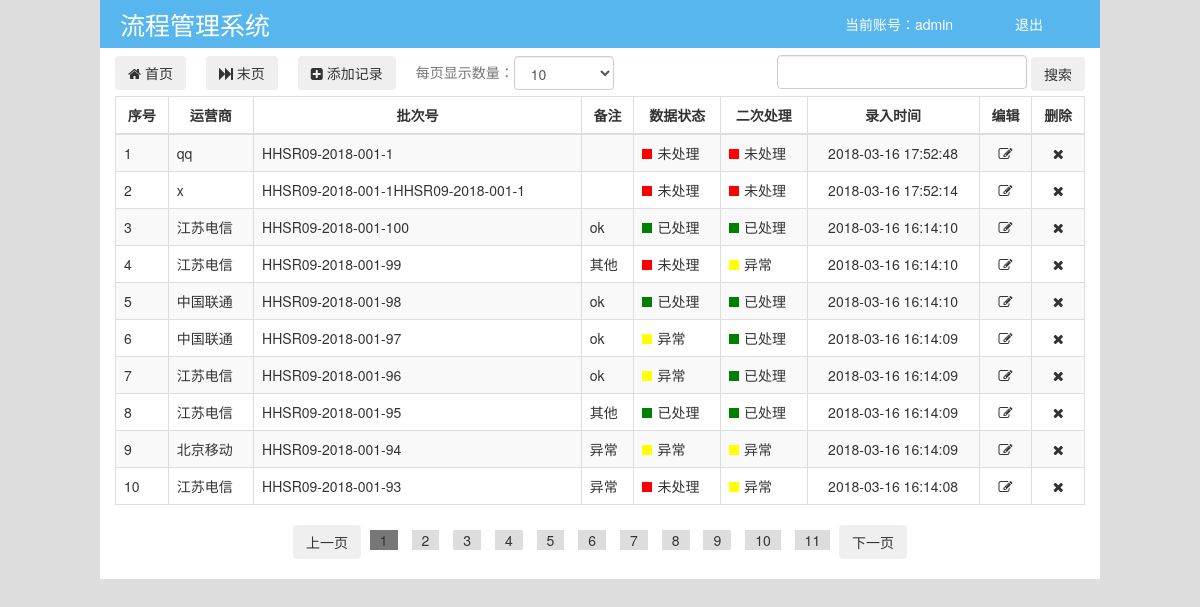
The page / (signed in) on the database as committed earlier.
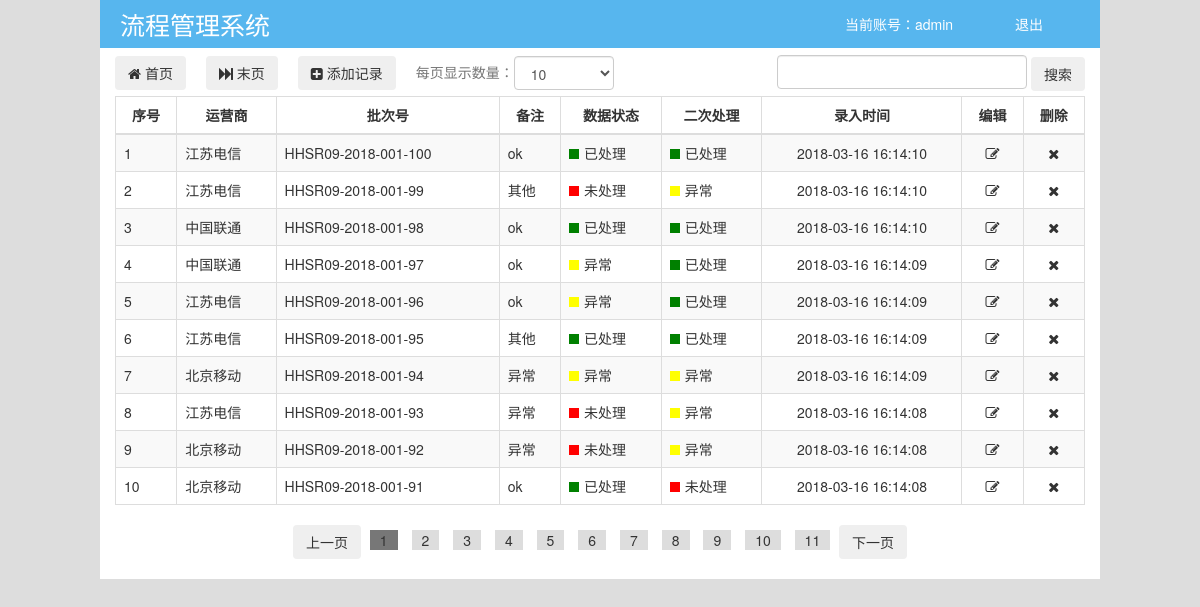
The same page on the database as committed later.
### worksite/models.py (models this page shows)
class Item(models.Model):
    uid = models.AutoField(primary_key=True)
    title = models.CharField(max_length=64)  # 订单号
    area = models.CharField(max_length=64)  # 订单地区
    time = models.DateTimeField(default = timezone.now)   # 添加时间，
    data = models.ForeignKey("State", to_field="uid", on_delete=models.CASCADE,
                             default=1, related_name="data_state")  # 数据状态
    handle = models.ForeignKey("State", to_field="uid", on_delete=models.CASCADE,
                               default=1, related_name="handle_state")  # 二次处理状态
    content = models.TextField()    # 备注

class State(models.Model):
    uid = models.AutoField(primary_key=True)
    state_name = models.CharField(max_length=12) # 状态名

### worksite/views.py (the view, shortened to what this page needs)
# urls.py: path("", views.Index.as_view()),
@method_decorator(auth, name="dispatch")
class Index(View):
    def get(self, request):
        page = int(request.GET.get("page", "1"))
        per_page = int(request.COOKIES.get("per_page", "10"))
        start = (page-1) * per_page
        end = per_page + start
        items_all = models.Item.objects.all().order_by("-time")
        items = items_all[start : end]
        states = models.State.objects.all()
        print("index-get")
        paging =Page(len(items_all), per_page)
        total = paging.getTotalPage()
        if total < page:  # 如果当前页大于总页数，则跳转到首页
            return redirect("/")
        pages = paging.getPages(page)
        prev_page = paging.getPrevPage(page)
        next_page = paging.getNextPage(page)
        dct = {
            "items": items,
            "states": states,
            "total": total,
            "pages": pages,
            "prev_page": prev_page,
            "next_page": next_page,
            "current_page": page
        }
        return render(request, "index.html", dct)

### utils/pagination.py (called while the page is built)
    def getTotalPage(self):
        total, remainder = divmod(self.data_length, self.per_page)
        if remainder > 0:
            total += 1
        print(total)
        return total

    def getPages(self, current_page, show_page = 10):
        half = int(show_page/2)
        print(half)
        if self.total <= show_page:  # 总页数小于每页数量
                pages = [i for i in range(1 , self.total + 1)]
        elif current_page < half + 1:  # 前几页
            pages = [i for i in range(1, show_page + 2)]   # 1-12
            print("111")
        elif current_page > self.total - half:  # 后几页
            pages = [i for i in range(self.total - show_page , self.total + 1)]  # (100-10 101)
            print("current_page",current_page)
            print("self.total - half", self.total - half)
            print("222")
        else:  # 中间页
            pages = [i for i in range(current_page - half , current_page + half+1)] #
            print("333")
        return pages

    def getPrevPage(self, current_page):
        prev_page = current_page - 1
        if prev_page <= 0:
            prev_page = 1
        return prev_page

    def getNextPage(self, current_page):
        next_page = current_page + 1
        if next_page >= self.total:
            next_page = self.total
        return next_page

### worksite/views.py (called while the page is built)
def auth(func):
    def inner(request, *args, **kwargs):
        username = request.session.get("username")
        print("auth-username: ", username)
        if username:
            return func(request, *args, **kwargs)
        else:
            return redirect("/login")
    return inner

### templates/index.html (shortened to what this page needs)
<!DOCTYPE html>
<html lang="en">
<head>
    <link rel="stylesheet" type="text/css" href="/static/bootstrap-3.3.7-dist/css/bootstrap.min.css">
    <link rel="stylesheet" type="text/css" href="/static/font-awesome-4.7.0/css/font-awesome.min.css">
    <link rel="stylesheet" type="text/css" href="/static/css/index.css">
</head>
<body>
    <div class="pg-main">
    <div class="pg-head">
        <div class="left">流程管理系统</div>
        <div class="right"><a href="/logout" class="logout">退出</a></div>
        <div class="username">当前账号：{{ request.session.username }}</div>
    </div>
    <div class="pg-body">
    <div class="pg-tool">
        <button class="btn left element" ><a href="/"><i class="fa fa-home" aria-hidden="true"></i> 首页</a></button>
        {% block tool%}
        <button class="btn left element" ><a href="/?page={{ total }}"><i class="fa fa-fast-forward" aria-hidden="true"></i> 末页</a></button>
        <button class="btn left element" id="add-item" data-toggle="modal" data-target="#add-mode"><i id="add-item" class="fa fa-plus-square" aria-hidden="true"></i> 添加记录</button>
        <span class="left tip">每页显示数量：</span>
        <select id="per_page" class="form-control status-select left element">
        </select>
        {% endblock %}
        <form action="/search" method="get" style="display: inline;" class="right">
        <input type="text" name="search-title" class="form-control">
        <input type="submit" class="btn" value=搜索>
        </form>
    </div>
    <table class="table table-striped table-bordered">
        <thead><tr><th>序号</th><th>运营商</th><th>批次号</th><th>备注</th><th>数据状态</th><th>二次处理</th><th>录入时间</th><th>编辑</th><th>删除</th></tr></thead>
        <tbody>
            {% for item in items %}
             <tr item-id="{{ item.uid }}">
                <td>{{ forloop.counter }}</td>
                <td name='item-area'>{{ item.area }}</td>
                <td name='item-title'>{{ item.title }}</td>
                <td name='item-content'>{{ item.content }}</td>
                <td name='item-data' class="status"><span class="status-box"></span>{{ item.data.state_name }}</td>
                <td name='item-handle' class="status"><span class="status-box"></span>{{ item.handle.state_name }}</td>
                <td name='item-time' class="center">{{ item.time|date:"Y-m-d H:i:s" }}</td>
                <td name='item-eidt' class="center"><i class="fa fa-edit edit" aria-hidden="true" data-toggle="modal" data-target="#eidt-mode"></i></td>
                <td name='item-delete' class="center"><i class="fa fa-close delete" aria-hidden="true" data-toggle="modal" data-target="#delete-mode"></i></td>
             </tr>
            {% endfor %}
        </tbody>
    </table>
{% block page_list %}
<div class="page">
    <button class="btn"><a href="/?page={{ prev_page }}">上一页</a></button>
    {% for page in pages %}
    {% ifequal page current_page %}
    <a class="current" href="/?page={{ page }}">{{ page }}</a>
    {% else %}
    <a class="num" href="/?page={{ page }}">{{ page }}</a>
    {% endifequal %}
    {% endfor %}
    <button class="btn"><a href="/?page={{ next_page }}">下一页</a></button>
</div>
{% endblock %}
</div> </div>
</body>
</html>

### static/css/index.css (style rules this page uses)
body { background-color: #ddd; }
.status-box { display: inline-block; width: 10px; height: 10px; margin-right: 5px; }
.green { background-color: green; }
.red { background-color: red; }
.yellow { background-color: yellow }

### templates/index.html (style rules this page uses)
.pg-main { width: 1000px; margin: 0 auto; background-color: white; }
.pg-head { height:48px; line-height: 48px; background-color: rgba(0, 145, 230, 0.66); margin: 0 auto; }
.pg-body { padding: 0 15px 20px; }
.pg-head .left { height:40px; margin-left: 20px; float:left; color:white; overflow: hide; font-size:25px; }
.pg-head .username { width:150px; height:40px; margin-right: 5px; float:right; color:white; overflow: hide; }
.pg-head .right { width:100px; height:40px; float:right; color:white; overflow: hide; cursor: pointer; }
.pg-head .right .logout { display: inline-block; padding: 0px 15px; color: white; }
.form-control { width: 250px; display: inline-block; }
.status-select { width: 100px; }
.center { text-align: center; }
.table th { text-align: center; }
.btn a { text-decoration:none; color:#333; }
.pg-tool { height:48px; line-height: 48px; }
.pg-tool .element { margin-top:8px; margin-right: 20px; }
.page { text-align: center; }
.page .num { display: inline-block; padding: 0 10px; margin:0 5px; background-color: #ddd; text-decoration:none; color:#333; }
.page .current { background-color: #777; display: inline-block; padding: 0 10px; margin:0 5px; text-decoration:none; color:#333; }
.left { float: left; }
.right { float:right; }
.tip { color: #777; }

Rows that differ between the two databases and show on the page:
removed Item: area "qq", title "HHSR09-2018-001-1", data.state_name "未处理", handle.state_name "未处理", time "2018-03-16 17:52:48"
removed Item: area "x", title "HHSR09-2018-001-1HHSR09-2018-001-1", data.state_name "未处理", handle.state_name "未处理", time "2018-03-16 17:52:14"
now on this page (row unchanged): Item: area "北京移动", title "HHSR09-2018-001-92", content "异常", data.state_name "未处理", handle.state_name "异常", time "2018-03-16 16:14:08"
now on this page (row unchanged): Item: area "北京移动", title "HHSR09-2018-001-91", content "ok", data.state_name "已处理", handle.state_name "未处理", time "2018-03-16 16:14:08"
